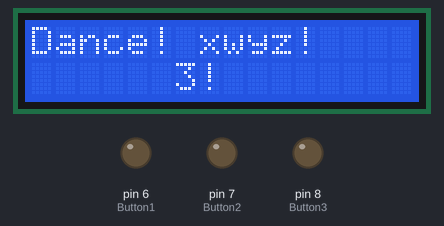
This sketch was run on a simulated Arduino Mega 2560, built with avr-gcc and run on an emulated ATmega2560. Parts: 16×2 character LCD, output pins drawn as LEDs (lit = HIGH). Random numbers use the default seed unless the sketch sets one.

Above: at 1.1 s.
At 2.1 s:
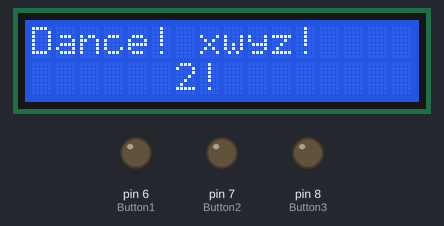
At 3.1 s:
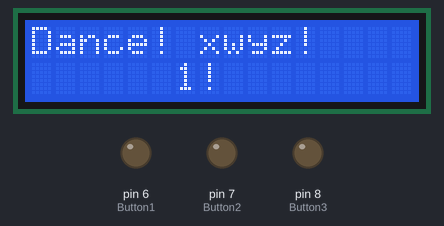
At 4.1 s:
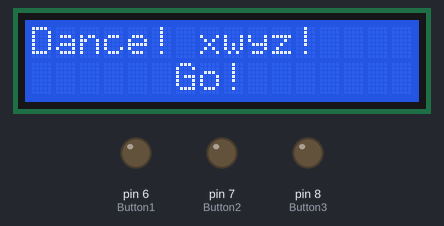
At 5.1 s:
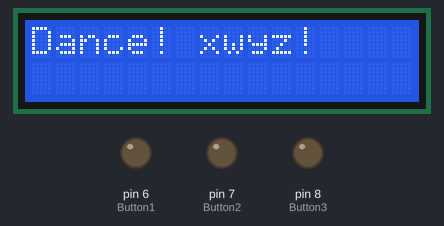
At 60.2 s:
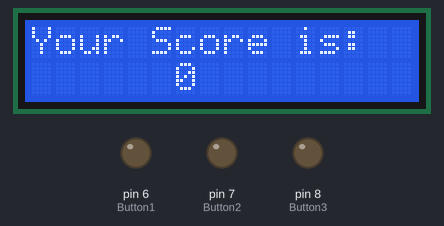

Measured:
- what the display in image 0 shows lasts 1.0 s, from 1.1 s to 2.1 s
- what the display in image 4 shows lasts 55.1 s, from 5.1 s to 60.2 s

The sketch:

Realisierung_von_Count-down.ino
```cpp
#include <LiquidCrystal.h>

int LED1 =2;
int LED2=3;
int LED3=4;

 int Button1 = 6;
 int Button2 = 7;
 int Button3 = 8;
LiquidCrystal lcd(53, 51, 47, 43, 39, 35);


static int count = 0;
int buttonState = 0;
int prebuttonState = 0;


unsigned long minutes = 60000;

void setup()
{

 lcd.clear();
 Serial.begin(9600);
  lcd.begin(16, 2);

 pinMode(LED1, INPUT);
 pinMode(LED2, INPUT);
  pinMode(LED3, INPUT);
 pinMode(Button1, OUTPUT);
 pinMode(Button2,  OUTPUT);
 pinMode(Button3,  OUTPUT);
  lcd.setCursor(0, 0);
 lcd.print("Dance! xwyz!");
 delay(1000);
  lcd.setCursor(6, 1);
 lcd.print("3!");
 delay(1000);
   lcd.setCursor(6, 1);
 lcd.print("2!");
  delay(1000);
   lcd.setCursor(6, 1);
 lcd.print("1!");
  delay(1000);
   lcd.setCursor(6, 1);
 lcd.print("Go!");
  delay(1000);
  lcd.clear();

}

void loop() {
    if (millis() < minutes)
{

lcd.setCursor(0, 0);
 lcd.print("Dance! xwyz!");
  delay(1000);

 int A = random(2,5);
    digitalWrite(A,HIGH);

 unsigned long time = millis();


  while( millis()-time < 300)
{

  buttonState= digitalRead(A+4);
  if(buttonState != prebuttonState)
  {
    if (buttonState == LOW)
   {
    count=count+1;
    lcd.setCursor(6, 1);
    lcd.print(count);
   }
  }
    prebuttonState= buttonState;
 }

   digitalWrite(A,LOW);
   delay(10);
}
else
{
  lcd.setCursor(0, 0);
  lcd.print("Your Score is:");
  lcd.setCursor(6, 1);
  lcd.print(count);
 }
}
```
